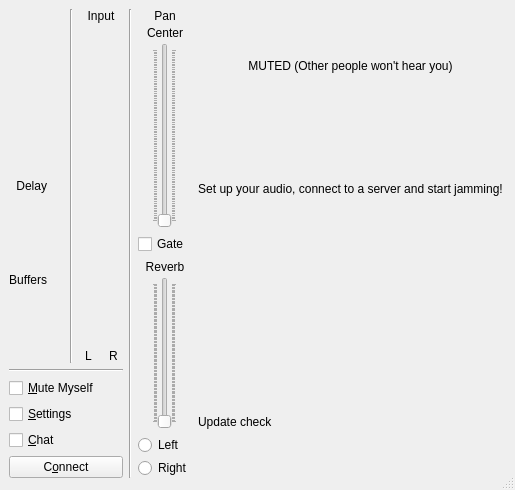
<?xml version="1.0" encoding="UTF-8"?>
<ui version="4.0">
 <class>CClientDlgBase</class>
 <widget class="QDialog" name="CClientDlgBase">
  <property name="geometry">
   <rect>
    <x>0</x>
    <y>0</y>
    <width>425</width>
    <height>490</height>
   </rect>
  </property>
  <property name="acceptDrops">
   <bool>true</bool>
  </property>
  <property name="windowTitle">
   <string/>
  </property>
  <property name="windowIcon">
   <iconset resource="resources.qrc">
    <normaloff>:/png/main/res/fronticon.png</normaloff>:/png/main/res/fronticon.png</iconset>
  </property>
  <property name="styleSheet">
   <string/>
  </property>
  <property name="sizeGripEnabled">
   <bool>true</bool>
  </property>
  <layout class="QHBoxLayout">
   <property name="leftMargin">
    <number>0</number>
   </property>
   <property name="topMargin">
    <number>0</number>
   </property>
   <property name="rightMargin">
    <number>3</number>
   </property>
   <property name="bottomMargin">
    <number>3</number>
   </property>
   <item>
    <widget class="QFrame" name="backgroundFrame">
     <property name="minimumSize">
      <size>
       <width>0</width>
       <height>0</height>
      </size>
     </property>
     <property name="frameShape">
      <enum>QFrame::NoFrame</enum>
     </property>
     <property name="frameShadow">
      <enum>QFrame::Plain</enum>
     </property>
     <layout class="QHBoxLayout">
      <item>
       <layout class="QVBoxLayout">
        <item>
         <layout class="QHBoxLayout">
          <item>
           <layout class="QVBoxLayout">
            <property name="spacing">
             <number>3</number>
            </property>
            <item>
             <spacer name="verticalSpacer">
              <property name="orientation">
               <enum>Qt::Vertical</enum>
              </property>
              <property name="sizeHint" stdset="0">
               <size>
                <width>10</width>
                <height>0</height>
               </size>
              </property>
             </spacer>
            </item>
            <item>
             <widget class="QLabel" name="pxlLogo">
              <property name="sizePolicy">
               <sizepolicy hsizetype="Preferred" vsizetype="Preferred">
                <horstretch>0</horstretch>
                <verstretch>0</verstretch>
               </sizepolicy>
              </property>
              <property name="pixmap">
               <pixmap resource="resources.qrc">:/png/main/res/fronticon.png</pixmap>
              </property>
              <property name="alignment">
               <set>Qt::AlignCenter</set>
              </property>
              <property name="wordWrap">
               <bool>false</bool>
              </property>
             </widget>
            </item>
            <item>
             <spacer>
              <property name="orientation">
               <enum>Qt::Vertical</enum>
              </property>
              <property name="sizeHint" stdset="0">
               <size>
                <width>10</width>
                <height>0</height>
               </size>
              </property>
             </spacer>
            </item>
            <item>
             <layout class="QHBoxLayout">
              <item>
               <widget class="QLabel" name="lblDelay">
                <property name="text">
                 <string>Delay</string>
                </property>
                <property name="alignment">
                 <set>Qt::AlignRight|Qt::AlignTrailing|Qt::AlignVCenter</set>
                </property>
                <property name="wordWrap">
                 <bool>false</bool>
                </property>
               </widget>
              </item>
              <item>
               <widget class="CMultiColorLED" name="ledDelay" native="true">
                <property name="sizePolicy">
                 <sizepolicy hsizetype="Fixed" vsizetype="Fixed">
                  <horstretch>0</horstretch>
                  <verstretch>0</verstretch>
                 </sizepolicy>
                </property>
                <property name="minimumSize">
                 <size>
                  <width>14</width>
                  <height>14</height>
                 </size>
                </property>
                <property name="maximumSize">
                 <size>
                  <width>14</width>
                  <height>14</height>
                 </size>
                </property>
               </widget>
              </item>
             </layout>
            </item>
            <item>
             <spacer>
              <property name="orientation">
               <enum>Qt::Vertical</enum>
              </property>
              <property name="sizeHint" stdset="0">
               <size>
                <width>10</width>
                <height>0</height>
               </size>
              </property>
             </spacer>
            </item>
            <item>
             <layout class="QHBoxLayout">
              <item>
               <widget class="QLabel" name="lblBuffers">
                <property name="text">
                 <string>Buffers</string>
                </property>
                <property name="alignment">
                 <set>Qt::AlignRight|Qt::AlignTrailing|Qt::AlignVCenter</set>
                </property>
                <property name="wordWrap">
                 <bool>false</bool>
                </property>
               </widget>
              </item>
              <item>
               <widget class="CMultiColorLED" name="ledBuffers" native="true">
                <property name="sizePolicy">
                 <sizepolicy hsizetype="Fixed" vsizetype="Fixed">
                  <horstretch>0</horstretch>
                  <verstretch>0</verstretch>
                 </sizepolicy>
                </property>
                <property name="minimumSize">
                 <size>
                  <width>14</width>
                  <height>14</height>
                 </size>
                </property>
                <property name="maximumSize">
                 <size>
                  <width>14</width>
                  <height>14</height>
                 </size>
                </property>
               </widget>
              </item>
             </layout>
            </item>
            <item>
             <spacer>
              <property name="orientation">
               <enum>Qt::Vertical</enum>
              </property>
              <property name="sizeHint" stdset="0">
               <size>
                <width>10</width>
                <height>0</height>
               </size>
              </property>
             </spacer>
            </item>
           </layout>
          </item>
          <item>
           <widget class="Line" name="lineMeter">
            <property name="orientation">
             <enum>Qt::Vertical</enum>
            </property>
           </widget>
          </item>
          <item>
           <layout class="QVBoxLayout">
            <item>
             <widget class="QLabel" name="lblInputLEDMeter">
              <property name="text">
               <string>Input</string>
              </property>
              <property name="alignment">
               <set>Qt::AlignCenter</set>
              </property>
             </widget>
            </item>
            <item>
             <layout class="QHBoxLayout">
              <item>
               <widget class="CLevelMeter" name="lbrInputLevelL" native="true">
                <property name="sizePolicy">
                 <sizepolicy hsizetype="Fixed" vsizetype="Expanding">
                  <horstretch>0</horstretch>
                  <verstretch>0</verstretch>
                 </sizepolicy>
                </property>
                <property name="minimumSize">
                 <size>
                  <width>19</width>
                  <height>88</height>
                 </size>
                </property>
               </widget>
              </item>
              <item>
               <widget class="CLevelMeter" name="lbrInputLevelR" native="true">
                <property name="sizePolicy">
                 <sizepolicy hsizetype="Fixed" vsizetype="Expanding">
                  <horstretch>0</horstretch>
                  <verstretch>0</verstretch>
                 </sizepolicy>
                </property>
                <property name="minimumSize">
                 <size>
                  <width>19</width>
                  <height>88</height>
                 </size>
                </property>
               </widget>
              </item>
             </layout>
            </item>
            <item>
             <layout class="QHBoxLayout">
              <item>
               <widget class="QLabel" name="lblLevelMeterLeft">
                <property name="text">
                 <string>L</string>
                </property>
                <property name="alignment">
                 <set>Qt::AlignCenter</set>
                </property>
               </widget>
              </item>
              <item>
               <widget class="QLabel" name="lblLevelMeterRight">
                <property name="text">
                 <string>R</string>
                </property>
                <property name="alignment">
                 <set>Qt::AlignCenter</set>
                </property>
               </widget>
              </item>
             </layout>
            </item>
           </layout>
          </item>
          <item>
           <spacer>
            <property name="orientation">
             <enum>Qt::Horizontal</enum>
            </property>
            <property name="sizeType">
             <enum>QSizePolicy::Minimum</enum>
            </property>
            <property name="sizeHint" stdset="0">
             <size>
              <width>0</width>
              <height>20</height>
             </size>
            </property>
           </spacer>
          </item>
         </layout>
        </item>
        <item>
         <widget class="Line" name="lineUpperLowerLeft">
          <property name="orientation">
           <enum>Qt::Horizontal</enum>
          </property>
         </widget>
        </item>
        <item>
         <widget class="QCheckBox" name="chbLocalMute">
          <property name="text">
           <string>&amp;Mute Myself</string>
          </property>
         </widget>
        </item>
        <item>
         <widget class="QCheckBox" name="chbSettings">
          <property name="text">
           <string>&amp;Settings</string>
          </property>
         </widget>
        </item>
        <item>
         <widget class="QCheckBox" name="chbChat">
          <property name="text">
           <string>&amp;Chat</string>
          </property>
         </widget>
        </item>
        <item>
         <widget class="QPushButton" name="butConnect">
          <property name="text">
           <string>C&amp;onnect</string>
          </property>
          <property name="autoDefault">
           <bool>false</bool>
          </property>
          <property name="default">
           <bool>false</bool>
          </property>
         </widget>
        </item>
       </layout>
      </item>
      <item>
       <widget class="Line" name="linePanReverb">
        <property name="orientation">
         <enum>Qt::Vertical</enum>
        </property>
       </widget>
      </item>
      <item>
       <layout class="QVBoxLayout">
        <item>
         <layout class="QVBoxLayout">
          <property name="spacing">
           <number>3</number>
          </property>
          <item>
           <widget class="QLabel" name="lblAudioPan">
            <property name="text">
             <string>Pan</string>
            </property>
            <property name="alignment">
             <set>Qt::AlignCenter</set>
            </property>
           </widget>
          </item>
          <item>
           <widget class="QLabel" name="lblAudioPanValue">
            <property name="minimumSize">
             <size>
              <width>50</width>
              <height>0</height>
             </size>
            </property>
            <property name="text">
             <string>Center</string>
            </property>
            <property name="alignment">
             <set>Qt::AlignCenter</set>
            </property>
            <property name="wordWrap">
             <bool>false</bool>
            </property>
           </widget>
          </item>
          <item>
           <layout class="QHBoxLayout">
            <item>
             <spacer>
              <property name="orientation">
               <enum>Qt::Horizontal</enum>
              </property>
              <property name="sizeType">
               <enum>QSizePolicy::Minimum</enum>
              </property>
              <property name="sizeHint" stdset="0">
               <size>
                <width>0</width>
                <height>20</height>
               </size>
              </property>
             </spacer>
            </item>
            <item>
             <widget class="QSlider" name="sldAudioPan">
              <property name="styleSheet">
               <string/>
              </property>
              <property name="pageStep">
               <number>1</number>
              </property>
              <property name="orientation">
               <enum>Qt::Vertical</enum>
              </property>
              <property name="tickPosition">
               <enum>QSlider::TicksBothSides</enum>
              </property>
             </widget>
            </item>
            <item>
             <spacer>
              <property name="orientation">
               <enum>Qt::Horizontal</enum>
              </property>
              <property name="sizeType">
               <enum>QSizePolicy::Minimum</enum>
              </property>
              <property name="sizeHint" stdset="0">
               <size>
                <width>0</width>
                <height>20</height>
               </size>
              </property>
             </spacer>
            </item>
           </layout>
          </item>
         </layout>
        </item>
        <item>
         <layout class="QVBoxLayout" name="verticalLayout_3">
          <property name="topMargin">
           <number>0</number>
          </property>
          <item>
           <widget class="QCheckBox" name="chbGate">
            <property name="text">
             <string>Gate</string>
            </property>
           </widget>
          </item>
         </layout>
        </item>
        <item>
         <layout class="QVBoxLayout">
          <item>
           <layout class="QVBoxLayout">
            <property name="spacing">
             <number>3</number>
            </property>
            <item>
             <widget class="QLabel" name="lblAudioReverb">
              <property name="text">
               <string>Reverb</string>
              </property>
              <property name="alignment">
               <set>Qt::AlignCenter</set>
              </property>
             </widget>
            </item>
            <item>
             <layout class="QHBoxLayout">
              <item>
               <spacer>
                <property name="orientation">
                 <enum>Qt::Horizontal</enum>
                </property>
                <property name="sizeType">
                 <enum>QSizePolicy::Minimum</enum>
                </property>
                <property name="sizeHint" stdset="0">
                 <size>
                  <width>0</width>
                  <height>20</height>
                 </size>
                </property>
               </spacer>
              </item>
              <item>
               <widget class="QSlider" name="sldAudioReverb">
                <property name="pageStep">
                 <number>1</number>
                </property>
                <property name="orientation">
                 <enum>Qt::Vertical</enum>
                </property>
                <property name="tickPosition">
                 <enum>QSlider::TicksBothSides</enum>
                </property>
               </widget>
              </item>
              <item>
               <spacer>
                <property name="orientation">
                 <enum>Qt::Horizontal</enum>
                </property>
                <property name="sizeType">
                 <enum>QSizePolicy::Minimum</enum>
                </property>
                <property name="sizeHint" stdset="0">
                 <size>
                  <width>0</width>
                  <height>20</height>
                 </size>
                </property>
               </spacer>
              </item>
             </layout>
            </item>
           </layout>
          </item>
          <item>
           <layout class="QVBoxLayout">
            <property name="spacing">
             <number>3</number>
            </property>
            <item>
             <widget class="QRadioButton" name="rbtReverbSelL">
              <property name="text">
               <string>Left</string>
              </property>
             </widget>
            </item>
            <item>
             <widget class="QRadioButton" name="rbtReverbSelR">
              <property name="text">
               <string>Right</string>
              </property>
             </widget>
            </item>
           </layout>
          </item>
         </layout>
        </item>
       </layout>
      </item>
      <item>
       <layout class="QVBoxLayout" name="verticalLayout">
        <item>
         <widget class="QLabel" name="lblGlobalInfoLabel">
          <property name="text">
           <string>MUTED (Other people won't hear you)</string>
          </property>
          <property name="alignment">
           <set>Qt::AlignCenter</set>
          </property>
          <property name="margin">
           <number>6</number>
          </property>
         </widget>
        </item>
        <item>
         <layout class="QVBoxLayout" name="verticalLayout_2">
          <property name="sizeConstraint">
           <enum>QLayout::SetMinimumSize</enum>
          </property>
          <property name="leftMargin">
           <number>0</number>
          </property>
          <property name="topMargin">
           <number>9</number>
          </property>
          <item>
           <widget class="QLabel" name="lblConnectToServer">
            <property name="sizePolicy">
             <sizepolicy hsizetype="Expanding" vsizetype="Preferred">
              <horstretch>0</horstretch>
              <verstretch>0</verstretch>
             </sizepolicy>
            </property>
            <property name="text">
             <string>Set up your audio, connect to a server and start jamming!</string>
            </property>
            <property name="alignment">
             <set>Qt::AlignCenter</set>
            </property>
           </widget>
          </item>
         </layout>
        </item>
        <item>
         <widget class="CAudioMixerBoard" name="MainMixerBoard" native="true">
          <property name="sizePolicy">
           <sizepolicy hsizetype="Expanding" vsizetype="Preferred">
            <horstretch>0</horstretch>
            <verstretch>0</verstretch>
           </sizepolicy>
          </property>
         </widget>
        </item>
        <item>
         <widget class="QLabel" name="lblUpdateCheck">
          <property name="text">
           <string>Update check</string>
          </property>
         </widget>
        </item>
       </layout>
      </item>
     </layout>
    </widget>
   </item>
  </layout>
 </widget>
 <customwidgets>
  <customwidget>
   <class>CMultiColorLED</class>
   <extends>QWidget</extends>
   <header>multicolorled.h</header>
  </customwidget>
  <customwidget>
   <class>CAudioMixerBoard</class>
   <extends>QWidget</extends>
   <header>audiomixerboard.h</header>
  </customwidget>
  <customwidget>
   <class>CLevelMeter</class>
   <extends>QWidget</extends>
   <header>levelmeter.h</header>
   <container>1</container>
  </customwidget>
 </customwidgets>
 <tabstops>
  <tabstop>butConnect</tabstop>
  <tabstop>chbLocalMute</tabstop>
  <tabstop>chbSettings</tabstop>
  <tabstop>chbChat</tabstop>
  <tabstop>sldAudioPan</tabstop>
  <tabstop>sldAudioReverb</tabstop>
  <tabstop>rbtReverbSelL</tabstop>
  <tabstop>rbtReverbSelR</tabstop>
 </tabstops>
 <resources>
  <include location="resources.qrc"/>
 </resources>
 <connections/>
</ui>
